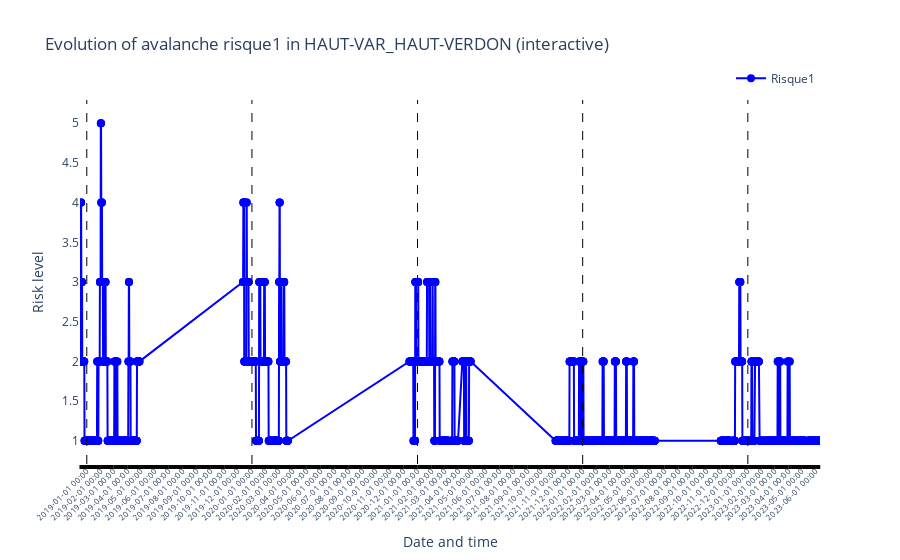
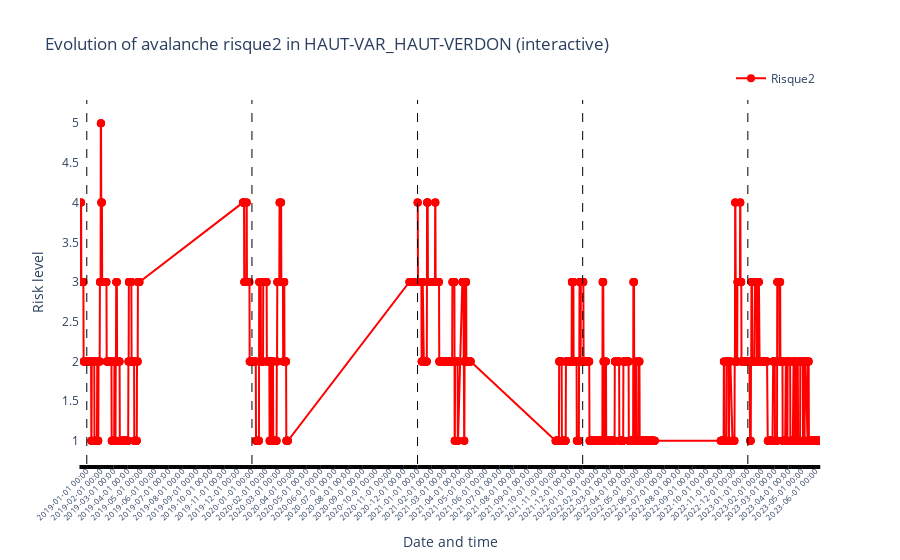
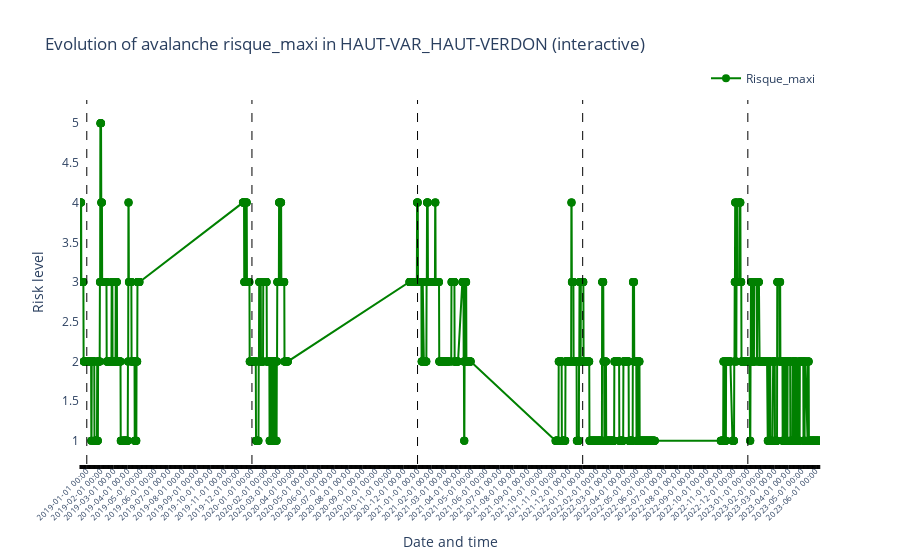

The cell these charts' notebook holds for them, in order:
### Code cell
import pandas as pd
import plotly.graph_objects as go
import plotly.subplots as sp

def plot_avalanche_risk_interactive(df, massif_name, risque_col, color):
    df_massif = df[massif_name].copy()

    # Ensure 'date' is a column and not an index
    if 'date' not in df_massif.columns:
        df_massif.reset_index(inplace=True)

    # Convert date column to datetime
    df_massif['date'] = pd.to_datetime(df_massif['date'], errors='coerce')

    # Ensure no NaN values in date column after conversion
    df_massif = df_massif.dropna(subset=['date'])

    # Fill NaNs in the risk column
    df_massif[risque_col] = df_massif[risque_col].ffill().bfill().fillna(0)
    df_massif['year'] = df_massif['date'].dt.year

    # Find the overall min and max dates
    min_date = df_massif['date'].min()
    max_date = df_massif['date'].max()

    fig = sp.make_subplots(rows=1, cols=1)

    # Track if legend has been added for this risk level.
    legend_added = False

    for year in sorted(df_massif['year'].unique()):
        df_year = df_massif[df_massif['year'] == year]

        if not legend_added:
            fig.add_trace(go.Scatter(x=df_year['date'], y=df_year[risque_col],
                                     mode='lines+markers',
                                     name=risque_col.capitalize(),
                                     marker=dict(size=8),
                                     line=dict(color=color),
                                     legendgroup=risque_col), row=1, col=1)
            legend_added = True
        else:
            fig.add_trace(go.Scatter(x=df_year['date'], y=df_year[risque_col],
                                     mode='lines+markers',
                                     name=f'{risque_col.capitalize()} ({year})',
                                     marker=dict(size=8),
                                     line=dict(color=color),
                                     showlegend=False,
                                     legendgroup=risque_col), row=1, col=1)

        # Add vertical line for year separation
        if year > df_massif['year'].min():
            fig.add_vline(x=pd.to_datetime(f'{year}-01-01').timestamp() * 1000,
                          line_width=1, line_dash="dash", line_color="black")

    title = f'Evolution of avalanche {risque_col} in {massif_name} (interactive)'

    fig.update_layout(
        title=title,
        xaxis_title='Date and time',
        yaxis_title='Risk level',
        xaxis=dict(
            tickformat='%Y-%m-%d %H:%M',
            tickangle=-45,
            dtick="M1",
            minor=dict(
                ticklen=4,
                tickcolor="black",
                showgrid=True,
                dtick=86400000.0
            ),
            tickfont=dict(size=8),
            range=[min_date, max_date]  # Set x-axis range
        ),
        hovermode='x unified',
        plot_bgcolor='rgba(0,0,0,0)',
        paper_bgcolor='rgba(0,0,0,0)',
        legend=dict(
            orientation="h",
            yanchor="bottom",
            y=1.02,
            xanchor="right",
            x=1
        )
    )
    fig.show()

plot_avalanche_risk_interactive(df_massifs, "HAUT-VAR_HAUT-VERDON", 'risque1', 'blue')
plot_avalanche_risk_interactive(df_massifs, "HAUT-VAR_HAUT-VERDON", 'risque2', 'red')
plot_avalanche_risk_interactive(df_massifs, "HAUT-VAR_HAUT-VERDON", 'risque_maxi', 'green')

### Figure 1 — Plotly figure (JSON) as saved in the notebook; plotly's stock layout.template omitted (floating-point values rounded to 4 significant figures; data arrays with more than 128 entries replaced by an {"elided": "..."} marker saying what was removed)
{"data": [{"legendgroup": "risque1", "line": {"color": "blue"}, "marker": {"size": 8}, "mode": "lines+markers", "name": "Risque1", "type": "scatter", "x": ["2018-12-17T00:00:00.000000000", "2018-12-17T06:00:00.000000000", "2018-12-17T12:00:00.000000000", "2018-12-18T00:00:00.000000000", "2018-12-18T06:00:00.000000000", "2018-12-18T12:00:00.000000000", "2018-12-19T00:00:00.000000000", "2018-12-19T06:00:00.000000000", "2018-12-19T12:00:00.000000000", "2018-12-20T00:00:00.000000000", "2018-12-20T06:00:00.000000000", "2018-12-20T12:00:00.000000000", "2018-12-21T00:00:00.000000000", "2018-12-21T06:00:00.000000000", "2018-12-21T12:00:00.000000000", "2018-12-22T00:00:00.000000000", "2018-12-22T06:00:00.000000000", "2018-12-22T12:00:00.000000000", "2018-12-23T00:00:00.000000000", "2018-12-23T06:00:00.000000000", "2018-12-23T12:00:00.000000000", "2018-12-24T00:00:00.000000000", "2018-12-24T06:00:00.000000000", "2018-12-24T12:00:00.000000000", "2018-12-25T00:00:00.000000000", "2018-12-25T06:00:00.000000000", "2018-12-25T12:00:00.000000000", "2018-12-26T00:00:00.000000000", "2018-12-26T06:00:00.000000000", "2018-12-26T12:00:00.000000000", "2018-12-27T00:00:00.000000000", "2018-12-27T06:00:00.000000000", "2018-12-27T12:00:00.000000000", "2018-12-28T00:00:00.000000000", "2018-12-28T06:00:00.000000000", "2018-12-28T12:00:00.000000000", "2018-12-29T00:00:00.000000000", "2018-12-29T06:00:00.000000000", "2018-12-29T12:00:00.000000000", "2018-12-30T00:00:00.000000000", "2018-12-30T06:00:00.000000000", "2018-12-30T12:00:00.000000000", "2018-12-31T00:00:00.000000000", "2018-12-31T06:00:00.000000000", "2018-12-31T12:00:00.000000000"], "xaxis": "x", "y": [2.0, 2.0, 2.0, 2.0, 2.0, 2.0, 4.0, 4.0, 4.0, 3.0, 3.0, 3.0, 3.0, 3.0, 3.0, 2.0, 2.0, 2.0, 2.0, 2.0, 2.0, 2.0, 2.0, 2.0, 2.0, 2.0, 2.0, 2.0, 2.0, 2.0, 1.0, 1.0, 1.0, 1.0, 1.0, 1.0, 1.0, 1.0, 1.0, 1.0, 1.0, 1.0, 1.0, 1.0, 1.0], "yaxis": "y"}, {"legendgroup": "risque1", "line": {"color": "blue"}, "marker": {"size": 8}, "mode": "lines+markers", "name": "Risque1 (2019)", "showlegend": false, "type": "scatter", "x": {"elided": "405 str values"}, "xaxis": "x", "y": {"elided": "405 float values"}, "yaxis": "y"}, {"legendgroup": "risque1", "line": {"color": "blue"}, "marker": {"size": 8}, "mode": "lines+markers", "name": "Risque1 (2020)", "showlegend": false, "type": "scatter", "x": {"elided": "288 str values"}, "xaxis": "x", "y": {"elided": "288 float values"}, "yaxis": "y"}, {"legendgroup": "risque1", "line": {"color": "blue"}, "marker": {"size": 8}, "mode": "lines+markers", "name": "Risque1 (2021)", "showlegend": false, "type": "scatter", "x": {"elided": "480 str values"}, "xaxis": "x", "y": {"elided": "480 float values"}, "yaxis": "y"}, {"legendgroup": "risque1", "line": {"color": "blue"}, "marker": {"size": 8}, "mode": "lines+markers", "name": "Risque1 (2022)", "showlegend": false, "type": "scatter", "x": {"elided": "639 str values"}, "xaxis": "x", "y": {"elided": "639 float values"}, "yaxis": "y"}, {"legendgroup": "risque1", "line": {"color": "blue"}, "marker": {"size": 8}, "mode": "lines+markers", "name": "Risque1 (2023)", "showlegend": false, "type": "scatter", "x": {"elided": "426 str values"}, "xaxis": "x", "y": {"elided": "426 float values"}, "yaxis": "y"}], "layout": {"hovermode": "x unified", "legend": {"orientation": "h", "x": 1, "xanchor": "right", "y": 1.02, "yanchor": "bottom"}, "paper_bgcolor": "rgba(0,0,0,0)", "plot_bgcolor": "rgba(0,0,0,0)", "shapes": [{"line": {"color": "black", "dash": "dash", "width": 1}, "type": "line", "x0": 1546300800000, "x1": 1546300800000, "xref": "x", "y0": 0, "y1": 1, "yref": "y domain"}, {"line": {"color": "black", "dash": "dash", "width": 1}, "type": "line", "x0": 1577836800000, "x1": 1577836800000, "xref": "x", "y0": 0, "y1": 1, "yref": "y domain"}, {"line": {"color": "black", "dash": "dash", "width": 1}, "type": "line", "x0": 1609459200000, "x1": 1609459200000, "xref": "x", "y0": 0, "y1": 1, "yref": "y domain"}, {"line": {"color": "black", "dash": "dash", "width": 1}, "type": "line", "x0": 1640995200000, "x1": 1640995200000, "xref": "x", "y0": 0, "y1": 1, "yref": "y domain"}, {"line": {"color": "black", "dash": "dash", "width": 1}, "type": "line", "x0": 1672531200000, "x1": 1672531200000, "xref": "x", "y0": 0, "y1": 1, "yref": "y domain"}], "title": {"text": "Evolution of avalanche risque1 in HAUT-VAR_HAUT-VERDON (interactive)"}, "xaxis": {"anchor": "y", "domain": [0, 1], "dtick": "M1", "minor": {"dtick": 86400000, "showgrid": true, "tickcolor": "black", "ticklen": 4}, "range": ["2018-12-17T00:00:00", "2023-06-09T12:00:00"], "tickangle": -45, "tickfont": {"size": 8}, "tickformat": "%Y-%m-%d %H:%M", "title": {"text": "Date and time"}}, "yaxis": {"anchor": "x", "domain": [0, 1], "title": {"text": "Risk level"}}}}

### Figure 2 — Plotly figure (JSON) as saved in the notebook; plotly's stock layout.template omitted (floating-point values rounded to 4 significant figures; data arrays with more than 128 entries replaced by an {"elided": "..."} marker saying what was removed)
{"data": [{"legendgroup": "risque2", "line": {"color": "red"}, "marker": {"size": 8}, "mode": "lines+markers", "name": "Risque2", "type": "scatter", "x": ["2018-12-17T00:00:00.000000000", "2018-12-17T06:00:00.000000000", "2018-12-17T12:00:00.000000000", "2018-12-18T00:00:00.000000000", "2018-12-18T06:00:00.000000000", "2018-12-18T12:00:00.000000000", "2018-12-19T00:00:00.000000000", "2018-12-19T06:00:00.000000000", "2018-12-19T12:00:00.000000000", "2018-12-20T00:00:00.000000000", "2018-12-20T06:00:00.000000000", "2018-12-20T12:00:00.000000000", "2018-12-21T00:00:00.000000000", "2018-12-21T06:00:00.000000000", "2018-12-21T12:00:00.000000000", "2018-12-22T00:00:00.000000000", "2018-12-22T06:00:00.000000000", "2018-12-22T12:00:00.000000000", "2018-12-23T00:00:00.000000000", "2018-12-23T06:00:00.000000000", "2018-12-23T12:00:00.000000000", "2018-12-24T00:00:00.000000000", "2018-12-24T06:00:00.000000000", "2018-12-24T12:00:00.000000000", "2018-12-25T00:00:00.000000000", "2018-12-25T06:00:00.000000000", "2018-12-25T12:00:00.000000000", "2018-12-26T00:00:00.000000000", "2018-12-26T06:00:00.000000000", "2018-12-26T12:00:00.000000000", "2018-12-27T00:00:00.000000000", "2018-12-27T06:00:00.000000000", "2018-12-27T12:00:00.000000000", "2018-12-28T00:00:00.000000000", "2018-12-28T06:00:00.000000000", "2018-12-28T12:00:00.000000000", "2018-12-29T00:00:00.000000000", "2018-12-29T06:00:00.000000000", "2018-12-29T12:00:00.000000000", "2018-12-30T00:00:00.000000000", "2018-12-30T06:00:00.000000000", "2018-12-30T12:00:00.000000000", "2018-12-31T00:00:00.000000000", "2018-12-31T06:00:00.000000000", "2018-12-31T12:00:00.000000000"], "xaxis": "x", "y": [3.0, 3.0, 3.0, 3.0, 3.0, 3.0, 4.0, 4.0, 4.0, 3.0, 3.0, 3.0, 3.0, 3.0, 3.0, 3.0, 3.0, 3.0, 3.0, 3.0, 3.0, 3.0, 3.0, 3.0, 2.0, 2.0, 2.0, 2.0, 2.0, 2.0, 2.0, 2.0, 2.0, 2.0, 2.0, 2.0, 2.0, 2.0, 2.0, 2.0, 2.0, 2.0, 2.0, 2.0, 2.0], "yaxis": "y"}, {"legendgroup": "risque2", "line": {"color": "red"}, "marker": {"size": 8}, "mode": "lines+markers", "name": "Risque2 (2019)", "showlegend": false, "type": "scatter", "x": {"elided": "405 str values"}, "xaxis": "x", "y": {"elided": "405 float values"}, "yaxis": "y"}, {"legendgroup": "risque2", "line": {"color": "red"}, "marker": {"size": 8}, "mode": "lines+markers", "name": "Risque2 (2020)", "showlegend": false, "type": "scatter", "x": {"elided": "288 str values"}, "xaxis": "x", "y": {"elided": "288 float values"}, "yaxis": "y"}, {"legendgroup": "risque2", "line": {"color": "red"}, "marker": {"size": 8}, "mode": "lines+markers", "name": "Risque2 (2021)", "showlegend": false, "type": "scatter", "x": {"elided": "480 str values"}, "xaxis": "x", "y": {"elided": "480 float values"}, "yaxis": "y"}, {"legendgroup": "risque2", "line": {"color": "red"}, "marker": {"size": 8}, "mode": "lines+markers", "name": "Risque2 (2022)", "showlegend": false, "type": "scatter", "x": {"elided": "639 str values"}, "xaxis": "x", "y": {"elided": "639 float values"}, "yaxis": "y"}, {"legendgroup": "risque2", "line": {"color": "red"}, "marker": {"size": 8}, "mode": "lines+markers", "name": "Risque2 (2023)", "showlegend": false, "type": "scatter", "x": {"elided": "426 str values"}, "xaxis": "x", "y": {"elided": "426 float values"}, "yaxis": "y"}], "layout": {"hovermode": "x unified", "legend": {"orientation": "h", "x": 1, "xanchor": "right", "y": 1.02, "yanchor": "bottom"}, "paper_bgcolor": "rgba(0,0,0,0)", "plot_bgcolor": "rgba(0,0,0,0)", "shapes": [{"line": {"color": "black", "dash": "dash", "width": 1}, "type": "line", "x0": 1546300800000, "x1": 1546300800000, "xref": "x", "y0": 0, "y1": 1, "yref": "y domain"}, {"line": {"color": "black", "dash": "dash", "width": 1}, "type": "line", "x0": 1577836800000, "x1": 1577836800000, "xref": "x", "y0": 0, "y1": 1, "yref": "y domain"}, {"line": {"color": "black", "dash": "dash", "width": 1}, "type": "line", "x0": 1609459200000, "x1": 1609459200000, "xref": "x", "y0": 0, "y1": 1, "yref": "y domain"}, {"line": {"color": "black", "dash": "dash", "width": 1}, "type": "line", "x0": 1640995200000, "x1": 1640995200000, "xref": "x", "y0": 0, "y1": 1, "yref": "y domain"}, {"line": {"color": "black", "dash": "dash", "width": 1}, "type": "line", "x0": 1672531200000, "x1": 1672531200000, "xref": "x", "y0": 0, "y1": 1, "yref": "y domain"}], "title": {"text": "Evolution of avalanche risque2 in HAUT-VAR_HAUT-VERDON (interactive)"}, "xaxis": {"anchor": "y", "domain": [0, 1], "dtick": "M1", "minor": {"dtick": 86400000, "showgrid": true, "tickcolor": "black", "ticklen": 4}, "range": ["2018-12-17T00:00:00", "2023-06-09T12:00:00"], "tickangle": -45, "tickfont": {"size": 8}, "tickformat": "%Y-%m-%d %H:%M", "title": {"text": "Date and time"}}, "yaxis": {"anchor": "x", "domain": [0, 1], "title": {"text": "Risk level"}}}}

### Figure 3 — Plotly figure (JSON) as saved in the notebook; plotly's stock layout.template omitted (floating-point values rounded to 4 significant figures; data arrays with more than 128 entries replaced by an {"elided": "..."} marker saying what was removed)
{"data": [{"legendgroup": "risque_maxi", "line": {"color": "green"}, "marker": {"size": 8}, "mode": "lines+markers", "name": "Risque_maxi", "type": "scatter", "x": ["2018-12-17T00:00:00.000000000", "2018-12-17T06:00:00.000000000", "2018-12-17T12:00:00.000000000", "2018-12-18T00:00:00.000000000", "2018-12-18T06:00:00.000000000", "2018-12-18T12:00:00.000000000", "2018-12-19T00:00:00.000000000", "2018-12-19T06:00:00.000000000", "2018-12-19T12:00:00.000000000", "2018-12-20T00:00:00.000000000", "2018-12-20T06:00:00.000000000", "2018-12-20T12:00:00.000000000", "2018-12-21T00:00:00.000000000", "2018-12-21T06:00:00.000000000", "2018-12-21T12:00:00.000000000", "2018-12-22T00:00:00.000000000", "2018-12-22T06:00:00.000000000", "2018-12-22T12:00:00.000000000", "2018-12-23T00:00:00.000000000", "2018-12-23T06:00:00.000000000", "2018-12-23T12:00:00.000000000", "2018-12-24T00:00:00.000000000", "2018-12-24T06:00:00.000000000", "2018-12-24T12:00:00.000000000", "2018-12-25T00:00:00.000000000", "2018-12-25T06:00:00.000000000", "2018-12-25T12:00:00.000000000", "2018-12-26T00:00:00.000000000", "2018-12-26T06:00:00.000000000", "2018-12-26T12:00:00.000000000", "2018-12-27T00:00:00.000000000", "2018-12-27T06:00:00.000000000", "2018-12-27T12:00:00.000000000", "2018-12-28T00:00:00.000000000", "2018-12-28T06:00:00.000000000", "2018-12-28T12:00:00.000000000", "2018-12-29T00:00:00.000000000", "2018-12-29T06:00:00.000000000", "2018-12-29T12:00:00.000000000", "2018-12-30T00:00:00.000000000", "2018-12-30T06:00:00.000000000", "2018-12-30T12:00:00.000000000", "2018-12-31T00:00:00.000000000", "2018-12-31T06:00:00.000000000", "2018-12-31T12:00:00.000000000"], "xaxis": "x", "y": [3.0, 3.0, 3.0, 4.0, 4.0, 4.0, 4.0, 4.0, 4.0, 3.0, 3.0, 3.0, 3.0, 3.0, 3.0, 3.0, 3.0, 3.0, 3.0, 3.0, 3.0, 3.0, 3.0, 3.0, 2.0, 2.0, 2.0, 2.0, 2.0, 2.0, 2.0, 2.0, 2.0, 2.0, 2.0, 2.0, 2.0, 2.0, 2.0, 2.0, 2.0, 2.0, 2.0, 2.0, 2.0], "yaxis": "y"}, {"legendgroup": "risque_maxi", "line": {"color": "green"}, "marker": {"size": 8}, "mode": "lines+markers", "name": "Risque_maxi (2019)", "showlegend": false, "type": "scatter", "x": {"elided": "405 str values"}, "xaxis": "x", "y": {"elided": "405 float values"}, "yaxis": "y"}, {"legendgroup": "risque_maxi", "line": {"color": "green"}, "marker": {"size": 8}, "mode": "lines+markers", "name": "Risque_maxi (2020)", "showlegend": false, "type": "scatter", "x": {"elided": "288 str values"}, "xaxis": "x", "y": {"elided": "288 float values"}, "yaxis": "y"}, {"legendgroup": "risque_maxi", "line": {"color": "green"}, "marker": {"size": 8}, "mode": "lines+markers", "name": "Risque_maxi (2021)", "showlegend": false, "type": "scatter", "x": {"elided": "480 str values"}, "xaxis": "x", "y": {"elided": "480 float values"}, "yaxis": "y"}, {"legendgroup": "risque_maxi", "line": {"color": "green"}, "marker": {"size": 8}, "mode": "lines+markers", "name": "Risque_maxi (2022)", "showlegend": false, "type": "scatter", "x": {"elided": "639 str values"}, "xaxis": "x", "y": {"elided": "639 float values"}, "yaxis": "y"}, {"legendgroup": "risque_maxi", "line": {"color": "green"}, "marker": {"size": 8}, "mode": "lines+markers", "name": "Risque_maxi (2023)", "showlegend": false, "type": "scatter", "x": {"elided": "426 str values"}, "xaxis": "x", "y": {"elided": "426 float values"}, "yaxis": "y"}], "layout": {"hovermode": "x unified", "legend": {"orientation": "h", "x": 1, "xanchor": "right", "y": 1.02, "yanchor": "bottom"}, "paper_bgcolor": "rgba(0,0,0,0)", "plot_bgcolor": "rgba(0,0,0,0)", "shapes": [{"line": {"color": "black", "dash": "dash", "width": 1}, "type": "line", "x0": 1546300800000, "x1": 1546300800000, "xref": "x", "y0": 0, "y1": 1, "yref": "y domain"}, {"line": {"color": "black", "dash": "dash", "width": 1}, "type": "line", "x0": 1577836800000, "x1": 1577836800000, "xref": "x", "y0": 0, "y1": 1, "yref": "y domain"}, {"line": {"color": "black", "dash": "dash", "width": 1}, "type": "line", "x0": 1609459200000, "x1": 1609459200000, "xref": "x", "y0": 0, "y1": 1, "yref": "y domain"}, {"line": {"color": "black", "dash": "dash", "width": 1}, "type": "line", "x0": 1640995200000, "x1": 1640995200000, "xref": "x", "y0": 0, "y1": 1, "yref": "y domain"}, {"line": {"color": "black", "dash": "dash", "width": 1}, "type": "line", "x0": 1672531200000, "x1": 1672531200000, "xref": "x", "y0": 0, "y1": 1, "yref": "y domain"}], "title": {"text": "Evolution of avalanche risque_maxi in HAUT-VAR_HAUT-VERDON (interactive)"}, "xaxis": {"anchor": "y", "domain": [0, 1], "dtick": "M1", "minor": {"dtick": 86400000, "showgrid": true, "tickcolor": "black", "ticklen": 4}, "range": ["2018-12-17T00:00:00", "2023-06-09T12:00:00"], "tickangle": -45, "tickfont": {"size": 8}, "tickformat": "%Y-%m-%d %H:%M", "title": {"text": "Date and time"}}, "yaxis": {"anchor": "x", "domain": [0, 1], "title": {"text": "Risk level"}}}}
